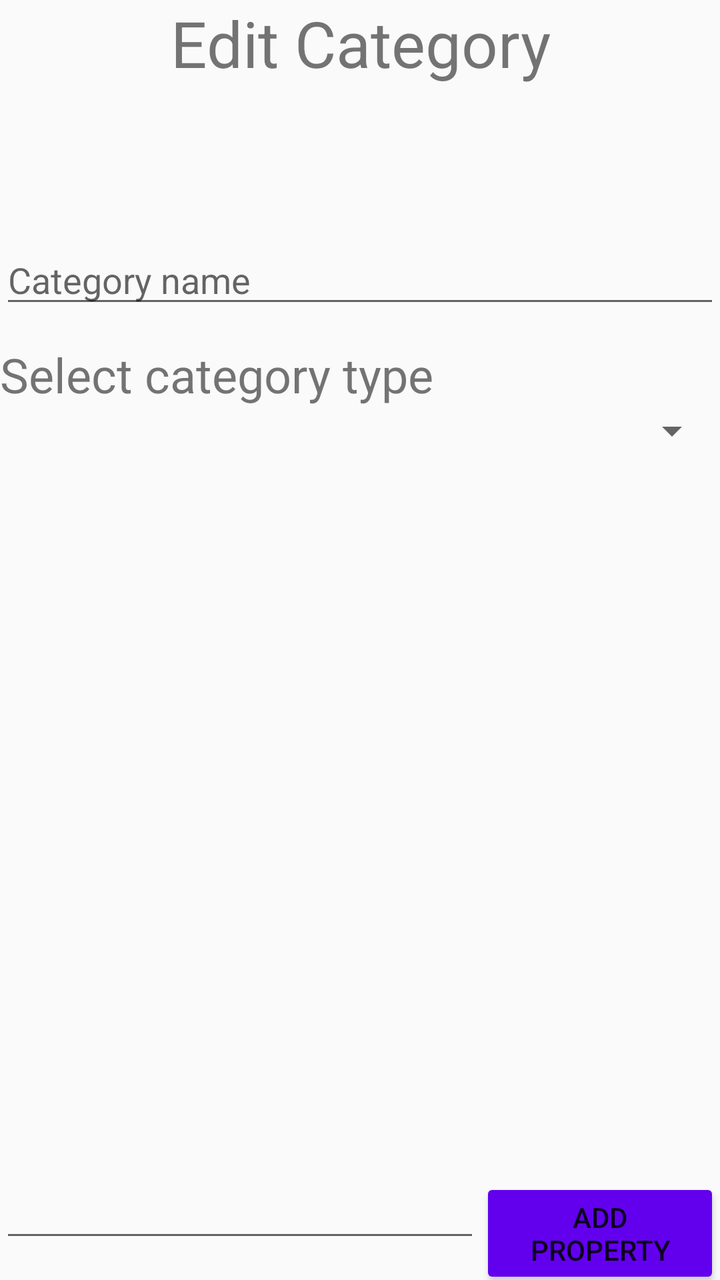
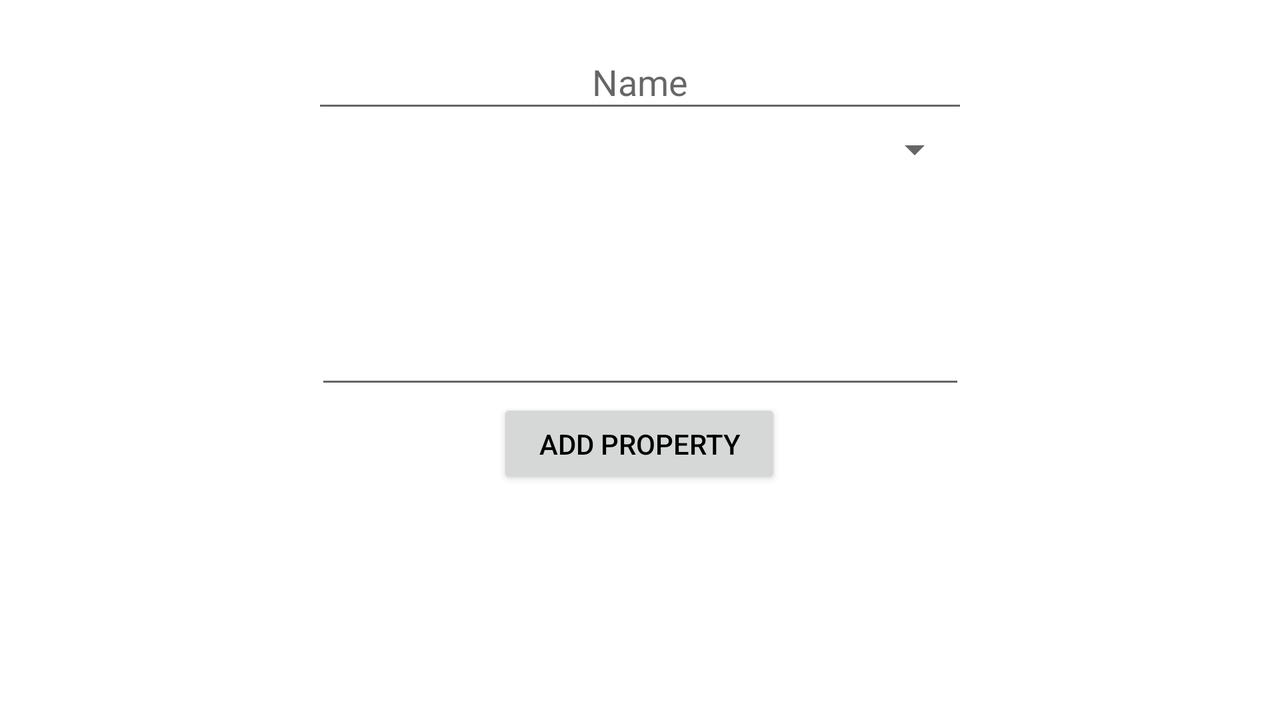

An Android layout and its configuration variant, each rendered on a device that would load it. The default file and the variant file are quoted in full after the pictures.
<!-- AndroidManifest.xml: application theme AppTheme -->
<!-- res/layout/fragment_edit_category.xml -->
<?xml version="1.0" encoding="utf-8"?>
<androidx.constraintlayout.widget.ConstraintLayout
    xmlns:android="http://schemas.android.com/apk/res/android"
    xmlns:app="http://schemas.android.com/apk/res-auto"
    xmlns:tools="http://schemas.android.com/tools"
    android:layout_width="match_parent"
    android:layout_height="match_parent"
    tools:context=".fragments.AddCategoryFragment">


    <EditText
        android:id="@+id/etEditCategoryName"
        android:layout_width="match_parent"
        android:layout_height="wrap_content"
        android:hint="Category name"
        app:layout_constraintBottom_toTopOf="@+id/textView"
        app:layout_constraintEnd_toEndOf="parent"
        app:layout_constraintHorizontal_bias="0.5"
        app:layout_constraintStart_toStartOf="parent"
        app:layout_constraintTop_toBottomOf="@+id/textView3"
        app:layout_constraintVertical_bias="0.86" />

    <TextView
        android:id="@+id/textView"
        android:layout_width="match_parent"
        android:layout_height="wrap_content"
        android:text="@string/select_category_type"
        android:textSize="24sp"
        app:layout_constraintBottom_toTopOf="@+id/spinnerEditCategoryType"
        app:layout_constraintEnd_toEndOf="parent"
        app:layout_constraintHorizontal_bias="0.0"
        app:layout_constraintStart_toStartOf="parent" />

    <TextView
        android:id="@+id/textView3"
        android:layout_width="match_parent"
        android:layout_height="wrap_content"
        android:text="Edit Category"
        android:textAlignment="center"
        android:textSize="32sp"
        app:layout_constraintEnd_toEndOf="parent"
        app:layout_constraintHorizontal_bias="0.0"
        app:layout_constraintStart_toStartOf="parent"
        app:layout_constraintTop_toTopOf="parent" />

    <Spinner
        android:id="@+id/spinnerEditCategoryType"
        android:layout_width="match_parent"
        android:layout_height="wrap_content"
        app:layout_constraintBottom_toBottomOf="parent"
        app:layout_constraintEnd_toEndOf="parent"
        app:layout_constraintHorizontal_bias="0.5"
        app:layout_constraintStart_toStartOf="parent"
        app:layout_constraintTop_toTopOf="parent"
        app:layout_constraintVertical_bias="0.32999998" />


    <ListView
        android:id="@+id/lvEditCategoryProperty"
        android:layout_width="match_parent"
        android:layout_height="393dp"
        android:layout_marginTop="32dp"
        android:layout_marginBottom="32dp"
        app:layout_constraintBottom_toTopOf="@+id/linearLayout"
        app:layout_constraintEnd_toEndOf="parent"
        app:layout_constraintHorizontal_bias="0.5"
        app:layout_constraintStart_toStartOf="parent"
        app:layout_constraintTop_toBottomOf="@+id/spinnerEditCategoryType"
        app:layout_constraintVertical_bias="0.0" />

    <LinearLayout
        android:id="@+id/linearLayout"
        android:layout_width="match_parent"
        android:layout_height="wrap_content"
        app:layout_constraintBottom_toBottomOf="parent"
        app:layout_constraintEnd_toEndOf="parent"
        app:layout_constraintHorizontal_bias="0.5"
        app:layout_constraintStart_toStartOf="parent"
        app:layout_constraintTop_toTopOf="parent"
        app:layout_constraintVertical_bias="1.0">

        <EditText
            android:id="@+id/etEditCategoryProperty"
            android:layout_width="0dp"
            android:layout_height="wrap_content"
            android:layout_weight="2" />

        <Button
            android:id="@+id/btnEditCategoryProperty"
            android:layout_width="0dp"
            android:layout_height="wrap_content"
            android:layout_weight="1"
            android:backgroundTint="@color/colorPrimary"
            android:text="Add property"
            android:textAlignment="center" />
    </LinearLayout>


</androidx.constraintlayout.widget.ConstraintLayout>
<!-- resources referenced by this layout -->
<resources>
  <string name="select_category_type">Select category type</string>
  <style name="AppTheme" parent="Theme.AppCompat.Light.DarkActionBar">
          
          <item name="colorPrimary">@color/colorPrimary</item>
          <item name="colorPrimaryDark">@color/colorPrimaryDark</item>
          <item name="colorAccent">@color/colorAccent</item>
          
      </style>
</resources>
<!-- res/layout-land/fragment_edit_category.xml (the repository's variant of the layout above) -->
<!-- drawn on the phone turned sideways -->
<?xml version="1.0" encoding="utf-8"?>
<androidx.constraintlayout.widget.ConstraintLayout
    xmlns:android="http://schemas.android.com/apk/res/android"
    xmlns:app="http://schemas.android.com/apk/res-auto"
    xmlns:tools="http://schemas.android.com/tools"
    android:layout_width="match_parent"
    android:layout_height="match_parent"
    android:background="@color/white"
    tools:context=".fragments.AddCategoryFragment">

    <EditText
        android:id="@+id/etEditCategoryName"
        android:layout_width="328dp"
        android:layout_height="44dp"
        android:hint="@string/name"
        android:textAlignment="center"
        app:layout_constraintBottom_toBottomOf="parent"
        app:layout_constraintEnd_toEndOf="parent"
        app:layout_constraintStart_toStartOf="parent"
        app:layout_constraintTop_toTopOf="parent"
        app:layout_constraintVertical_bias="0.055" />

    <ListView
        android:id="@+id/lvEditCategoryProperty"
        android:layout_width="325dp"
        android:layout_height="67dp"
        android:layout_marginBottom="32dp"
        app:layout_constraintBottom_toTopOf="@+id/linearLayout"
        app:layout_constraintEnd_toEndOf="parent"
        app:layout_constraintStart_toStartOf="parent"
        app:layout_constraintTop_toBottomOf="@+id/spinnerEditCategoryType"
        app:layout_constraintVertical_bias="0.0" />

    <EditText
        android:id="@+id/etEditCategoryProperty"
        android:layout_width="325dp"
        android:layout_height="36dp"
        android:layout_marginTop="8dp"
        android:layout_weight="2"
        app:layout_constraintEnd_toEndOf="parent"
        app:layout_constraintStart_toStartOf="parent"
        app:layout_constraintTop_toBottomOf="@+id/lvEditCategoryProperty" />

    <Button
        android:id="@+id/btnEditCategoryProperty"
        android:layout_width="142dp"
        android:layout_height="45dp"
        android:layout_weight="1"
        android:text="Add property"
        android:textAlignment="center"
        android:textColor="#000000"
        app:layout_constraintBottom_toBottomOf="parent"
        app:layout_constraintEnd_toEndOf="parent"
        app:layout_constraintHorizontal_bias="0.499"
        app:layout_constraintStart_toStartOf="parent"
        app:layout_constraintTop_toBottomOf="@+id/etEditCategoryProperty"
        app:layout_constraintVertical_bias="0.0" />

    <Spinner
        android:id="@+id/spinnerEditCategoryType"
        android:layout_width="324dp"
        android:layout_height="27dp"
        app:layout_constraintBottom_toBottomOf="parent"
        app:layout_constraintEnd_toEndOf="parent"
        app:layout_constraintHorizontal_bias="0.498"
        app:layout_constraintStart_toStartOf="parent"
        app:layout_constraintTop_toBottomOf="@+id/etEditCategoryName"
        app:layout_constraintVertical_bias="0.0" />

</androidx.constraintlayout.widget.ConstraintLayout>
<!-- resources referenced by the variant -->
<!-- as the phone turned sideways resolves them -->
<resources>
  <string name="name">Name</string>
  <style name="AppTheme" parent="Theme.AppCompat.Light.DarkActionBar">
          
          <item name="colorPrimary">@color/colorPrimary</item>
          <item name="colorPrimaryDark">@color/colorPrimaryDark</item>
          <item name="colorAccent">@color/colorAccent</item>
          
      </style>
</resources>
